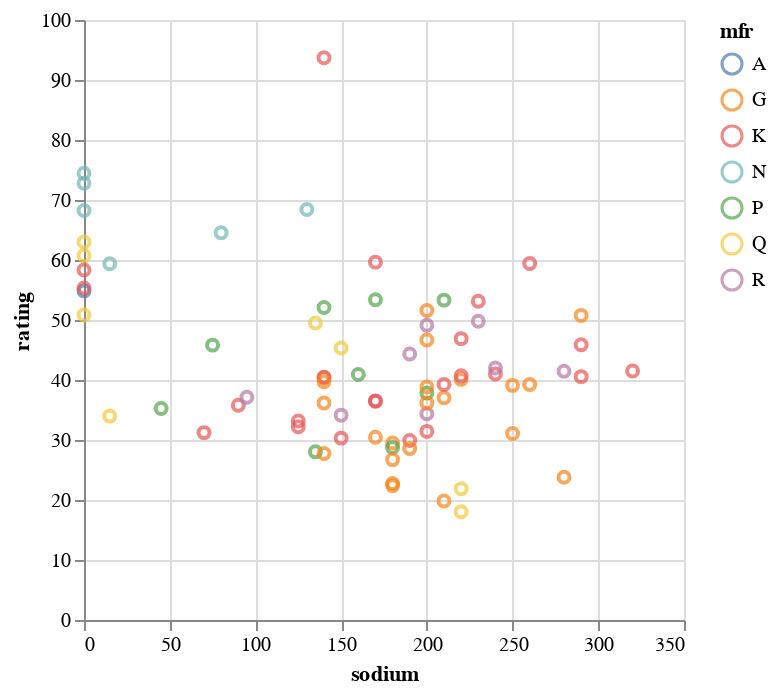

The notebook cell saved with this chart:
### Markdown cell above
**Create a scatterplot of "sodium" and "rating", and make the color of the data points dependent on "mfr"**

### Code cell
alt.Chart(df).mark_point().encode(
    alt.X("sodium:Q"),
    alt.Y("rating:Q"),
    color = "mfr:N",
    tooltip = ["name"]
).properties(
    width=300,
    height=300
)

### Figure 1 — Vega-Lite specification as saved in the notebook (floating-point values rounded to 4 significant figures)
{"config": {"view": {"continuousWidth": 400, "continuousHeight": 300}}, "data": {"name": "data-6562c372d815898f5ac927ab74fce866"}, "mark": "point", "encoding": {"color": {"field": "mfr", "type": "nominal"}, "tooltip": [{"field": "name", "type": "nominal"}], "x": {"field": "sodium", "type": "quantitative"}, "y": {"field": "rating", "type": "quantitative"}}, "height": 300, "width": 300, "$schema": "https://vega.github.io/schema/vega-lite/v4.17.0.json", "datasets": {"data-6562c372d815898f5ac927ab74fce866": [{"name": "100% Bran", "mfr": "N", "type": "C", "calories": 70, "protein": 4, "fat": 1, "sodium": 130, "fiber": 10.0, "carbo": 5.0, "sugars": 6, "potass": 280, "vitamins": 25, "shelf": 3, "weight": 1.0, "cups": 0.33, "rating": 68.4}, {"name": "100% Natural Bran", "mfr": "Q", "type": "C", "calories": 120, "protein": 3, "fat": 5, "sodium": 15, "fiber": 2.0, "carbo": 8.0, "sugars": 8, "potass": 135, "vitamins": 0, "shelf": 3, "weight": 1.0, "cups": 1.0, "rating": 33.98}, {"name": "All-Bran", "mfr": "K", "type": "C", "calories": 70, "protein": 4, "fat": 1, "sodium": 260, "fiber": 9.0, "carbo": 7.0, "sugars": 5, "potass": 320, "vitamins": 25, "shelf": 3, "weight": 1.0, "cups": 0.33, "rating": 59.43}, {"name": "All-Bran with Extra Fiber", "mfr": "K", "type": "C", "calories": 50, "protein": 4, "fat": 0, "sodium": 140, "fiber": 14.0, "carbo": 8.0, "sugars": 0, "potass": 330, "vitamins": 25, "shelf": 3, "weight": 1.0, "cups": 0.5, "rating": 93.7}, {"name": "Almond Delight", "mfr": "R", "type": "C", "calories": 110, "protein": 2, "fat": 2, "sodium": 200, "fiber": 1.0, "carbo": 14.0, "sugars": 8, "potass": -1, "vitamins": 25, "shelf": 3, "weight": 1.0, "cups": 0.75, "rating": 34.38}, {"name": "Apple Cinnamon Cheerios", "mfr": "G", "type": "C", "calories": 110, "protein": 2, "fat": 2, "sodium": 180, "fiber": 1.5, "carbo": 10.5, "sugars": 10, "potass": 70, "vitamins": 25, "shelf": 1, "weight": 1.0, "cups": 0.75, "rating": 29.51}, {"name": "Apple Jacks", "mfr": "K", "type": "C", "calories": 110, "protein": 2, "fat": 0, "sodium": 125, "fiber": 1.0, "carbo": 11.0, "sugars": 14, "potass": 30, "vitamins": 25, "shelf": 2, "weight": 1.0, "cups": 1.0, "rating": 33.17}, {"name": "Basic 4", "mfr": "G", "type": "C", "calories": 130, "protein": 3, "fat": 2, "sodium": 210, "fiber": 2.0, "carbo": 18.0, "sugars": 8, "potass": 100, "vitamins": 25, "shelf": 3, "weight": 1.33, "cups": 0.75, "rating": 37.04}, {"name": "Bran Chex", "mfr": "R", "type": "C", "calories": 90, "protein": 2, "fat": 1, "sodium": 200, "fiber": 4.0, "carbo": 15.0, "sugars": 6, "potass": 125, "vitamins": 25, "shelf": 1, "weight": 1.0, "cups": 0.67, "rating": 49.12}, {"name": "Bran Flakes", "mfr": "P", "type": "C", "calories": 90, "protein": 3, "fat": 0, "sodium": 210, "fiber": 5.0, "carbo": 13.0, "sugars": 5, "potass": 190, "vitamins": 25, "shelf": 3, "weight": 1.0, "cups": 0.67, "rating": 53.31}, {"name": "Cap'n'Crunch", "mfr": "Q", "type": "C", "calories": 120, "protein": 1, "fat": 2, "sodium": 220, "fiber": 0.0, "carbo": 12.0, "sugars": 12, "potass": 35, "vitamins": 25, "shelf": 2, "weight": 1.0, "cups": 0.75, "rating": 18.04}, {"name": "Cheerios", "mfr": "G", "type": "C", "calories": 110, "protein": 6, "fat": 2, "sodium": 290, "fiber": 2.0, "carbo": 17.0, "sugars": 1, "potass": 105, "vitamins": 25, "shelf": 1, "weight": 1.0, "cups": 1.25, "rating": 50.76}, {"name": "Cinnamon Toast Crunch", "mfr": "G", "type": "C", "calories": 120, "protein": 1, "fat": 3, "sodium": 210, "fiber": 0.0, "carbo": 13.0, "sugars": 9, "potass": 45, "vitamins": 25, "shelf": 2, "weight": 1.0, "cups": 0.75, "rating": 19.82}, {"name": "Clusters", "mfr": "G", "type": "C", "calories": 110, "protein": 3, "fat": 2, "sodium": 140, "fiber": 2.0, "carbo": 13.0, "sugars": 7, "potass": 105, "vitamins": 25, "shelf": 3, "weight": 1.0, "cups": 0.5, "rating": 40.4}, {"name": "Cocoa Puffs", "mfr": "G", "type": "C", "calories": 110, "protein": 1, "fat": 1, "sodium": 180, "fiber": 0.0, "carbo": 12.0, "sugars": 13, "potass": 55, "vitamins": 25, "shelf": 2, "weight": 1.0, "cups": 1.0, "rating": 22.74}, {"name": "Corn Chex", "mfr": "R", "type": "C", "calories": 110, "protein": 2, "fat": 0, "sodium": 280, "fiber": 0.0, "carbo": 22.0, "sugars": 3, "potass": 25, "vitamins": 25, "shelf": 1, "weight": 1.0, "cups": 1.0, "rating": 41.45}, {"name": "Corn Flakes", "mfr": "K", "type": "C", "calories": 100, "protein": 2, "fat": 0, "sodium": 290, "fiber": 1.0, "carbo": 21.0, "sugars": 2, "potass": 35, "vitamins": 25, "shelf": 1, "weight": 1.0, "cups": 1.0, "rating": 45.86}, {"name": "Corn Pops", "mfr": "K", "type": "C", "calories": 110, "protein": 1, "fat": 0, "sodium": 90, "fiber": 1.0, "carbo": 13.0, "sugars": 12, "potass": 20, "vitamins": 25, "shelf": 2, "weight": 1.0, "cups": 1.0, "rating": 35.78}, {"name": "Count Chocula", "mfr": "G", "type": "C", "calories": 110, "protein": 1, "fat": 1, "sodium": 180, "fiber": 0.0, "carbo": 12.0, "sugars": 13, "potass": 65, "vitamins": 25, "shelf": 2, "weight": 1.0, "cups": 1.0, "rating": 22.4}, {"name": "Cracklin' Oat Bran", "mfr": "K", "type": "C", "calories": 110, "protein": 3, "fat": 3, "sodium": 140, "fiber": 4.0, "carbo": 10.0, "sugars": 7, "potass": 160, "vitamins": 25, "shelf": 3, "weight": 1.0, "cups": 0.5, "rating": 40.45}, {"name": "Cream of Wheat (Quick)", "mfr": "N", "type": "H", "calories": 100, "protein": 3, "fat": 0, "sodium": 80, "fiber": 1.0, "carbo": 21.0, "sugars": 0, "potass": -1, "vitamins": 0, "shelf": 2, "weight": 1.0, "cups": 1.0, "rating": 64.53}, {"name": "Crispix", "mfr": "K", "type": "C", "calories": 110, "protein": 2, "fat": 0, "sodium": 220, "fiber": 1.0, "carbo": 21.0, "sugars": 3, "potass": 30, "vitamins": 25, "shelf": 3, "weight": 1.0, "cups": 1.0, "rating": 46.9}, {"name": "Crispy Wheat & Raisins", "mfr": "G", "type": "C", "calories": 100, "protein": 2, "fat": 1, "sodium": 140, "fiber": 2.0, "carbo": 11.0, "sugars": 10, "potass": 120, "vitamins": 25, "shelf": 3, "weight": 1.0, "cups": 0.75, "rating": 36.18}, {"name": "Double Chex", "mfr": "R", "type": "C", "calories": 100, "protein": 2, "fat": 0, "sodium": 190, "fiber": 1.0, "carbo": 18.0, "sugars": 5, "potass": 80, "vitamins": 25, "shelf": 3, "weight": 1.0, "cups": 0.75, "rating": 44.33}, {"name": "Froot Loops", "mfr": "K", "type": "C", "calories": 110, "protein": 2, "fat": 1, "sodium": 125, "fiber": 1.0, "carbo": 11.0, "sugars": 13, "potass": 30, "vitamins": 25, "shelf": 2, "weight": 1.0, "cups": 1.0, "rating": 32.21}, {"name": "Frosted Flakes", "mfr": "K", "type": "C", "calories": 110, "protein": 1, "fat": 0, "sodium": 200, "fiber": 1.0, "carbo": 14.0, "sugars": 11, "potass": 25, "vitamins": 25, "shelf": 1, "weight": 1.0, "cups": 0.75, "rating": 31.44}, {"name": "Frosted Mini-Wheats", "mfr": "K", "type": "C", "calories": 100, "protein": 3, "fat": 0, "sodium": 0, "fiber": 3.0, "carbo": 14.0, "sugars": 7, "potass": 100, "vitamins": 25, "shelf": 2, "weight": 1.0, "cups": 0.8, "rating": 58.35}, {"name": "Fruit & Fibre Dates; Walnuts; and Oats", "mfr": "P", "type": "C", "calories": 120, "protein": 3, "fat": 2, "sodium": 160, "fiber": 5.0, "carbo": 12.0, "sugars": 10, "potass": 200, "vitamins": 25, "shelf": 3, "weight": 1.25, "cups": 0.67, "rating": 40.92}, {"name": "Fruitful Bran", "mfr": "K", "type": "C", "calories": 120, "protein": 3, "fat": 0, "sodium": 240, "fiber": 5.0, "carbo": 14.0, "sugars": 12, "potass": 190, "vitamins": 25, "shelf": 3, "weight": 1.33, "cups": 0.67, "rating": 41.02}, {"name": "Fruity Pebbles", "mfr": "P", "type": "C", "calories": 110, "protein": 1, "fat": 1, "sodium": 135, "fiber": 0.0, "carbo": 13.0, "sugars": 12, "potass": 25, "vitamins": 25, "shelf": 2, "weight": 1.0, "cups": 0.75, "rating": 28.03}, {"name": "Golden Crisp", "mfr": "P", "type": "C", "calories": 100, "protein": 2, "fat": 0, "sodium": 45, "fiber": 0.0, "carbo": 11.0, "sugars": 15, "potass": 40, "vitamins": 25, "shelf": 1, "weight": 1.0, "cups": 0.88, "rating": 35.25}, {"name": "Golden Grahams", "mfr": "G", "type": "C", "calories": 110, "protein": 1, "fat": 1, "sodium": 280, "fiber": 0.0, "carbo": 15.0, "sugars": 9, "potass": 45, "vitamins": 25, "shelf": 2, "weight": 1.0, "cups": 0.75, "rating": 23.8}, {"name": "Grape Nuts Flakes", "mfr": "P", "type": "C", "calories": 100, "protein": 3, "fat": 1, "sodium": 140, "fiber": 3.0, "carbo": 15.0, "sugars": 5, "potass": 85, "vitamins": 25, "shelf": 3, "weight": 1.0, "cups": 0.88, "rating": 52.08}, {"name": "Grape-Nuts", "mfr": "P", "type": "C", "calories": 110, "protein": 3, "fat": 0, "sodium": 170, "fiber": 3.0, "carbo": 17.0, "sugars": 3, "potass": 90, "vitamins": 25, "shelf": 3, "weight": 1.0, "cups": 0.25, "rating": 53.37}, {"name": "Great Grains Pecan", "mfr": "P", "type": "C", "calories": 120, "protein": 3, "fat": 3, "sodium": 75, "fiber": 3.0, "carbo": 13.0, "sugars": 4, "potass": 100, "vitamins": 25, "shelf": 3, "weight": 1.0, "cups": 0.33, "rating": 45.81}, {"name": "Honey Graham Ohs", "mfr": "Q", "type": "C", "calories": 120, "protein": 1, "fat": 2, "sodium": 220, "fiber": 1.0, "carbo": 12.0, "sugars": 11, "potass": 45, "vitamins": 25, "shelf": 2, "weight": 1.0, "cups": 1.0, "rating": 21.87}, {"name": "Honey Nut Cheerios", "mfr": "G", "type": "C", "calories": 110, "protein": 3, "fat": 1, "sodium": 250, "fiber": 1.5, "carbo": 11.5, "sugars": 10, "potass": 90, "vitamins": 25, "shelf": 1, "weight": 1.0, "cups": 0.75, "rating": 31.07}, {"name": "Honey-comb", "mfr": "P", "type": "C", "calories": 110, "protein": 1, "fat": 0, "sodium": 180, "fiber": 0.0, "carbo": 14.0, "sugars": 11, "potass": 35, "vitamins": 25, "shelf": 1, "weight": 1.0, "cups": 1.33, "rating": 28.74}, {"name": "Just Right Crunchy  Nuggets", "mfr": "K", "type": "C", "calories": 110, "protein": 2, "fat": 1, "sodium": 170, "fiber": 1.0, "carbo": 17.0, "sugars": 6, "potass": 60, "vitamins": 100, "shelf": 3, "weight": 1.0, "cups": 1.0, "rating": 36.52}, {"name": "Just Right Fruit & Nut", "mfr": "K", "type": "C", "calories": 140, "protein": 3, "fat": 1, "sodium": 170, "fiber": 2.0, "carbo": 20.0, "sugars": 9, "potass": 95, "vitamins": 100, "shelf": 3, "weight": 1.3, "cups": 0.75, "rating": 36.47}, {"name": "Kix", "mfr": "G", "type": "C", "calories": 110, "protein": 2, "fat": 1, "sodium": 260, "fiber": 0.0, "carbo": 21.0, "sugars": 3, "potass": 40, "vitamins": 25, "shelf": 2, "weight": 1.0, "cups": 1.5, "rating": 39.24}, {"name": "Life", "mfr": "Q", "type": "C", "calories": 100, "protein": 4, "fat": 2, "sodium": 150, "fiber": 2.0, "carbo": 12.0, "sugars": 6, "potass": 95, "vitamins": 25, "shelf": 2, "weight": 1.0, "cups": 0.67, "rating": 45.33}, {"name": "Lucky Charms", "mfr": "G", "type": "C", "calories": 110, "protein": 2, "fat": 1, "sodium": 180, "fiber": 0.0, "carbo": 12.0, "sugars": 12, "potass": 55, "vitamins": 25, "shelf": 2, "weight": 1.0, "cups": 1.0, "rating": 26.73}, {"name": "Maypo", "mfr": "A", "type": "H", "calories": 100, "protein": 4, "fat": 1, "sodium": 0, "fiber": 0.0, "carbo": 16.0, "sugars": 3, "potass": 95, "vitamins": 25, "shelf": 2, "weight": 1.0, "cups": 1.0, "rating": 54.85}, {"name": "Muesli Raisins; Dates; & Almonds", "mfr": "R", "type": "C", "calories": 150, "protein": 4, "fat": 3, "sodium": 95, "fiber": 3.0, "carbo": 16.0, "sugars": 11, "potass": 170, "vitamins": 25, "shelf": 3, "weight": 1.0, "cups": 1.0, "rating": 37.14}, {"name": "Muesli Raisins; Peaches; & Pecans", "mfr": "R", "type": "C", "calories": 150, "protein": 4, "fat": 3, "sodium": 150, "fiber": 3.0, "carbo": 16.0, "sugars": 11, "potass": 170, "vitamins": 25, "shelf": 3, "weight": 1.0, "cups": 1.0, "rating": 34.14}, {"name": "Mueslix Crispy Blend", "mfr": "K", "type": "C", "calories": 160, "protein": 3, "fat": 2, "sodium": 150, "fiber": 3.0, "carbo": 17.0, "sugars": 13, "potass": 160, "vitamins": 25, "shelf": 3, "weight": 1.5, "cups": 0.67, "rating": 30.31}, {"name": "Multi-Grain Cheerios", "mfr": "G", "type": "C", "calories": 100, "protein": 2, "fat": 1, "sodium": 220, "fiber": 2.0, "carbo": 15.0, "sugars": 6, "potass": 90, "vitamins": 25, "shelf": 1, "weight": 1.0, "cups": 1.0, "rating": 40.11}, {"name": "Nut&Honey Crunch", "mfr": "K", "type": "C", "calories": 120, "protein": 2, "fat": 1, "sodium": 190, "fiber": 0.0, "carbo": 15.0, "sugars": 9, "potass": 40, "vitamins": 25, "shelf": 2, "weight": 1.0, "cups": 0.67, "rating": 29.92}, {"name": "Nutri-Grain Almond-Raisin", "mfr": "K", "type": "C", "calories": 140, "protein": 3, "fat": 2, "sodium": 220, "fiber": 3.0, "carbo": 21.0, "sugars": 7, "potass": 130, "vitamins": 25, "shelf": 3, "weight": 1.33, "cups": 0.67, "rating": 40.69}, {"name": "Nutri-grain Wheat", "mfr": "K", "type": "C", "calories": 90, "protein": 3, "fat": 0, "sodium": 170, "fiber": 3.0, "carbo": 18.0, "sugars": 2, "potass": 90, "vitamins": 25, "shelf": 3, "weight": 1.0, "cups": 1.0, "rating": 59.64}, {"name": "Oatmeal Raisin Crisp", "mfr": "G", "type": "C", "calories": 130, "protein": 3, "fat": 2, "sodium": 170, "fiber": 1.5, "carbo": 13.5, "sugars": 10, "potass": 120, "vitamins": 25, "shelf": 3, "weight": 1.25, "cups": 0.5, "rating": 30.45}, {"name": "Post Nat. Raisin Bran", "mfr": "P", "type": "C", "calories": 120, "protein": 3, "fat": 1, "sodium": 200, "fiber": 6.0, "carbo": 11.0, "sugars": 14, "potass": 260, "vitamins": 25, "shelf": 3, "weight": 1.33, "cups": 0.67, "rating": 37.84}, {"name": "Product 19", "mfr": "K", "type": "C", "calories": 100, "protein": 3, "fat": 0, "sodium": 320, "fiber": 1.0, "carbo": 20.0, "sugars": 3, "potass": 45, "vitamins": 100, "shelf": 3, "weight": 1.0, "cups": 1.0, "rating": 41.5}, {"name": "Puffed Rice", "mfr": "Q", "type": "C", "calories": 50, "protein": 1, "fat": 0, "sodium": 0, "fiber": 0.0, "carbo": 13.0, "sugars": 0, "potass": 15, "vitamins": 0, "shelf": 3, "weight": 0.5, "cups": 1.0, "rating": 60.76}, {"name": "Puffed Wheat", "mfr": "Q", "type": "C", "calories": 50, "protein": 2, "fat": 0, "sodium": 0, "fiber": 1.0, "carbo": 10.0, "sugars": 0, "potass": 50, "vitamins": 0, "shelf": 3, "weight": 0.5, "cups": 1.0, "rating": 63.01}, {"name": "Quaker Oat Squares", "mfr": "Q", "type": "C", "calories": 100, "protein": 4, "fat": 1, "sodium": 135, "fiber": 2.0, "carbo": 14.0, "sugars": 6, "potass": 110, "vitamins": 25, "shelf": 3, "weight": 1.0, "cups": 0.5, "rating": 49.51}, {"name": "Quaker Oatmeal", "mfr": "Q", "type": "H", "calories": 100, "protein": 5, "fat": 2, "sodium": 0, "fiber": 2.7, "carbo": -1.0, "sugars": -1, "potass": 110, "vitamins": 0, "shelf": 1, "weight": 1.0, "cups": 0.67, "rating": 50.83}, {"name": "Raisin Bran", "mfr": "K", "type": "C", "calories": 120, "protein": 3, "fat": 1, "sodium": 210, "fiber": 5.0, "carbo": 14.0, "sugars": 12, "potass": 240, "vitamins": 25, "shelf": 2, "weight": 1.33, "cups": 0.75, "rating": 39.26}, {"name": "Raisin Nut Bran", "mfr": "G", "type": "C", "calories": 100, "protein": 3, "fat": 2, "sodium": 140, "fiber": 2.5, "carbo": 10.5, "sugars": 8, "potass": 140, "vitamins": 25, "shelf": 3, "weight": 1.0, "cups": 0.5, "rating": 39.7}, {"name": "Raisin Squares", "mfr": "K", "type": "C", "calories": 90, "protein": 2, "fat": 0, "sodium": 0, "fiber": 2.0, "carbo": 15.0, "sugars": 6, "potass": 110, "vitamins": 25, "shelf": 3, "weight": 1.0, "cups": 0.5, "rating": 55.33}, {"name": "Rice Chex", "mfr": "R", "type": "C", "calories": 110, "protein": 1, "fat": 0, "sodium": 240, "fiber": 0.0, "carbo": 23.0, "sugars": 2, "potass": 30, "vitamins": 25, "shelf": 1, "weight": 1.0, "cups": 1.13, "rating": 42.0}, {"name": "Rice Krispies", "mfr": "K", "type": "C", "calories": 110, "protein": 2, "fat": 0, "sodium": 290, "fiber": 0.0, "carbo": 22.0, "sugars": 3, "potass": 35, "vitamins": 25, "shelf": 1, "weight": 1.0, "cups": 1.0, "rating": 40.56}, {"name": "Shredded Wheat", "mfr": "N", "type": "C", "calories": 80, "protein": 2, "fat": 0, "sodium": 0, "fiber": 3.0, "carbo": 16.0, "sugars": 0, "potass": 95, "vitamins": 0, "shelf": 1, "weight": 0.83, "cups": 1.0, "rating": 68.24}, {"name": "Shredded Wheat 'n'Bran", "mfr": "N", "type": "C", "calories": 90, "protein": 3, "fat": 0, "sodium": 0, "fiber": 4.0, "carbo": 19.0, "sugars": 0, "potass": 140, "vitamins": 0, "shelf": 1, "weight": 1.0, "cups": 0.67, "rating": 74.47}, {"name": "Shredded Wheat spoon size", "mfr": "N", "type": "C", "calories": 90, "protein": 3, "fat": 0, "sodium": 0, "fiber": 3.0, "carbo": 20.0, "sugars": 0, "potass": 120, "vitamins": 0, "shelf": 1, "weight": 1.0, "cups": 0.67, "rating": 72.8}, {"name": "Smacks", "mfr": "K", "type": "C", "calories": 110, "protein": 2, "fat": 1, "sodium": 70, "fiber": 1.0, "carbo": 9.0, "sugars": 15, "potass": 40, "vitamins": 25, "shelf": 2, "weight": 1.0, "cups": 0.75, "rating": 31.23}, {"name": "Special K", "mfr": "K", "type": "C", "calories": 110, "protein": 6, "fat": 0, "sodium": 230, "fiber": 1.0, "carbo": 16.0, "sugars": 3, "potass": 55, "vitamins": 25, "shelf": 1, "weight": 1.0, "cups": 1.0, "rating": 53.13}, {"name": "Strawberry Fruit Wheats", "mfr": "N", "type": "C", "calories": 90, "protein": 2, "fat": 0, "sodium": 15, "fiber": 3.0, "carbo": 15.0, "sugars": 5, "potass": 90, "vitamins": 25, "shelf": 2, "weight": 1.0, "cups": 1.0, "rating": 59.36}, {"name": "Total Corn Flakes", "mfr": "G", "type": "C", "calories": 110, "protein": 2, "fat": 1, "sodium": 200, "fiber": 0.0, "carbo": 21.0, "sugars": 3, "potass": 35, "vitamins": 100, "shelf": 3, "weight": 1.0, "cups": 1.0, "rating": 38.84}, {"name": "Total Raisin Bran", "mfr": "G", "type": "C", "calories": 140, "protein": 3, "fat": 1, "sodium": 190, "fiber": 4.0, "carbo": 15.0, "sugars": 14, "potass": 230, "vitamins": 100, "shelf": 3, "weight": 1.5, "cups": 1.0, "rating": 28.59}, {"name": "Total Whole Grain", "mfr": "G", "type": "C", "calories": 100, "protein": 3, "fat": 1, "sodium": 200, "fiber": 3.0, "carbo": 16.0, "sugars": 3, "potass": 110, "vitamins": 100, "shelf": 3, "weight": 1.0, "cups": 1.0, "rating": 46.66}, {"name": "Triples", "mfr": "G", "type": "C", "calories": 110, "protein": 2, "fat": 1, "sodium": 250, "fiber": 0.0, "carbo": 21.0, "sugars": 3, "potass": 60, "vitamins": 25, "shelf": 3, "weight": 1.0, "cups": 0.75, "rating": 39.11}, {"name": "Trix", "mfr": "G", "type": "C", "calories": 110, "protein": 1, "fat": 1, "sodium": 140, "fiber": 0.0, "carbo": 13.0, "sugars": 12, "potass": 25, "vitamins": 25, "shelf": 2, "weight": 1.0, "cups": 1.0, "rating": 27.75}, {"name": "Wheat Chex", "mfr": "R", "type": "C", "calories": 100, "protein": 3, "fat": 1, "sodium": 230, "fiber": 3.0, "carbo": 17.0, "sugars": 3, "potass": 115, "vitamins": 25, "shelf": 1, "weight": 1.0, "cups": 0.67, "rating": 49.79}, {"name": "Wheaties", "mfr": "G", "type": "C", "calories": 100, "protein": 3, "fat": 1, "sodium": 200, "fiber": 3.0, "carbo": 17.0, "sugars": 3, "potass": 110, "vitamins": 25, "shelf": 1, "weight": 1.0, "cups": 1.0, "rating": 51.59}, {"name": "Wheaties Honey Gold", "mfr": "G", "type": "C", "calories": 110, "protein": 2, "fat": 1, "sodium": 200, "fiber": 1.0, "carbo": 16.0, "sugars": 8, "potass": 60, "vitamins": 25, "shelf": 1, "weight": 1.0, "cups": 0.75, "rating": 36.19}]}}
